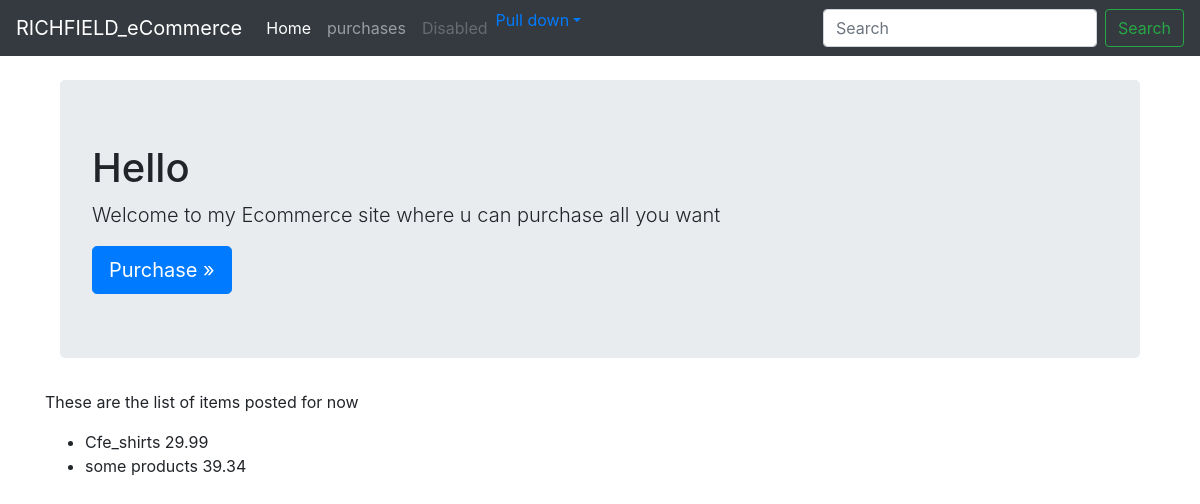
The page /all/ on the database as committed earlier.
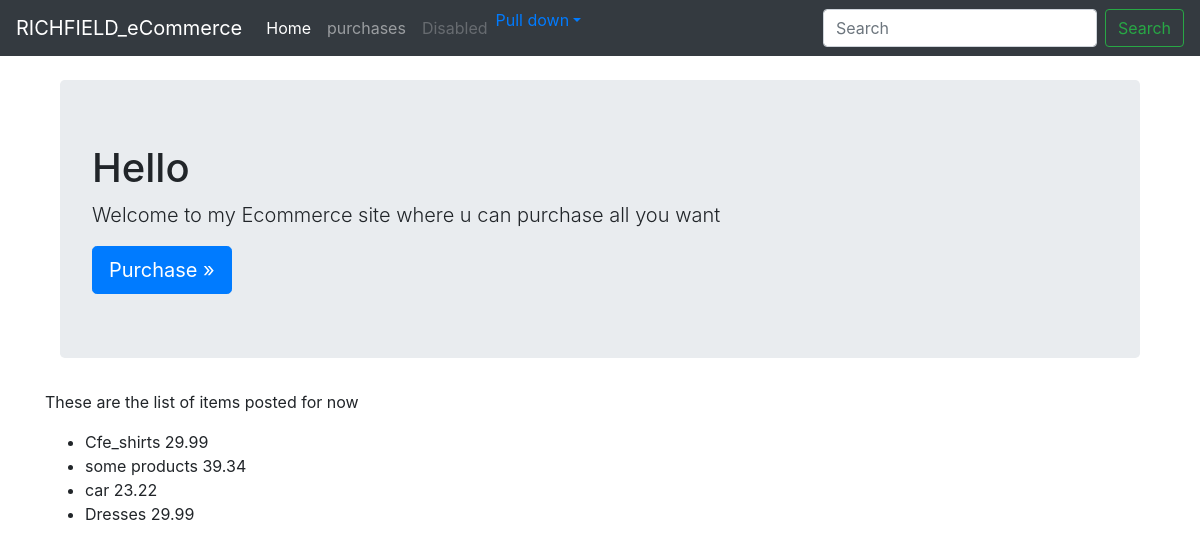
The same page on the database as committed later.
### products/models.py (models this page shows, shortened)
class Product(models.Model):
	title = models.CharField(max_length=120)
	description = models.TextField(null=True, blank=True)
	price = models.DecimalField(decimal_places=2, max_digits=100, default=29.99)
	slug = models.SlugField()
	timestamp = models.DateTimeField(auto_now_add=True, auto_now=False)
	updated = models.DateTimeField(auto_now_add=False, auto_now=True)
	active = models.BooleanField(default=True)

### products/views.py (the view)
# urls.py: url(r'^all/', views.all, name='all'),
def all(request):
       if request.method=='POST':
           username_is = "Richfield"
           hey= {"username_is": request.user}
       else:
           hey = {"username_is": request.user}
       products= Product.objects.all()
       context = {
          'products':products,
          "hey":request.user
       }
       template = "products/all.html"
       return render(request, template, context)

### products/templates/products/all.html
{% extends "products/base.html" %}
{% block content%}
<p>These are the list of items posted for now</p>
<ul>
{% for product in products %}
<li>{{ product.title }} {{ product.price}}</li>
{% endfor%}
</ul>
{% endblock%}

### products/templates/products/base.html (shortened to what this page needs)
<!doctype html>
<html lang="en">
  <head>
<link rel="stylesheet" href="https://stackpath.bootstrapcdn.com/bootstrap/4.2.1/css/bootstrap.min.css"
integrity="sha384-GJzZqFGwb1QTTN6wy59ffF1BuGJpLSa9DkKMp0DgiMDm4iYMj70gZWKYbI706tWS"
crossorigin="anonymous">
<link rel="stylesheet" href="https://stackpath.bootstrapcdn.com/bootstrap/4.2.1/css/bootstrap.min.css"
integrity="sha384-GJzZqFGwb1QTTN6wy59ffF1BuGJpLSa9DkKMp0DgiMDm4iYMj70gZWKYbI706tWS">
    <link href="https://getbootstrap.com/docs/4.2/examples/navbar-static/navbar-top.css" rel="stylesheet">
  </head>
  <body>
  {% include "products/nav.html" %}
  <main role="main" class="container">
  <div class="container">
    <div class="jumbotron">
      <h1>Hello {{ username_is }}</h1>
      <p class="lead">Welcome to my Ecommerce site where u can purchase all you want</p>
      <a class="btn btn-lg btn-primary" href="#" role="button">Purchase &raquo;</a>
    </div>
  </div>
  {% block content %}
  {% endblock%}
</main>
      </body>
</html>

### products/templates/products/nav.html (shortened to what this page needs)
  <nav class="navbar navbar-expand-md navbar-dark bg-dark mb-4">
  <a class="navbar-brand" href="#">RICHFIELD_eCommerce</a>
  <div class="collapse navbar-collapse" id="navbarCollapse">
    <ul class="navbar-nav mr-auto">
      <li class="nav-item active">
        <a class="nav-link" href="#">Home <span class="sr-only">(current)</span></a>
      </li>
      <li class="nav-item">
        <a class="nav-link" href="#">purchases</a>
      </li>
      <li class="nav-item">
        <a class="nav-link disabled" href="#">Disabled</a>
      </li>
      <li class="dropdown">
        <a href="#" class="dropdown-toggle" data-toggle="dropdown">Pull down</a>
    </ul>
    <form class="form-inline mt-2 mt-md-0">
      <input class="form-control mr-sm-2" type="text" placeholder="Search" aria-label="Search">
      <button class="btn btn-outline-success my-2 my-sm-0" type="submit">Search</button>
    </form>
  </div>
</nav>

Rows that differ between the two databases and show on the page:
added Product: title "car", price "23.22"
added Product: title "Dresses", price "29.99"
